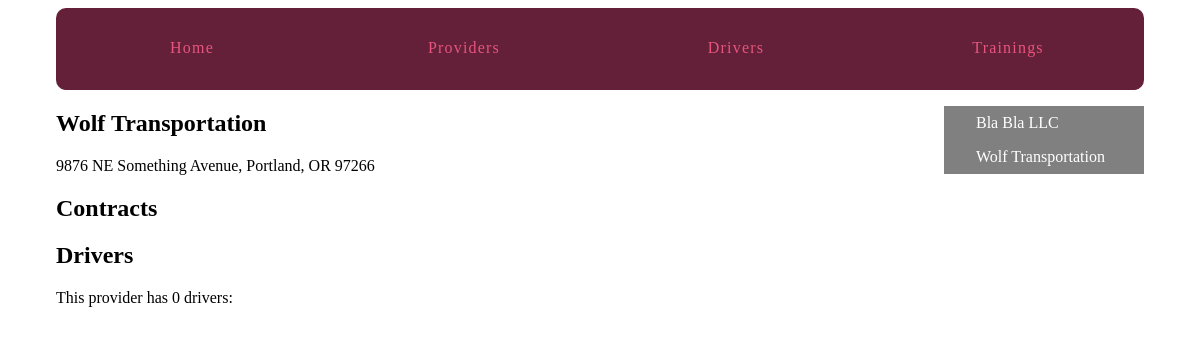
The page /directory/2/ on the database as committed earlier.
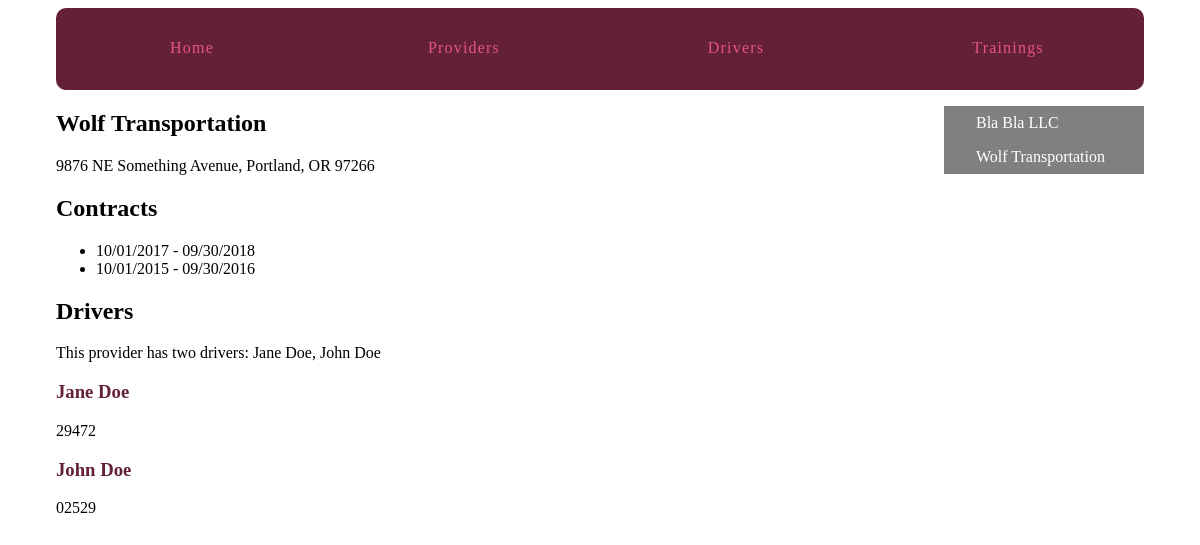
The same page on the database as committed later.
### directory/models.py (models this page shows, shortened)
class Provider(models.Model):
    business_name = models.CharField(max_length=56)
    address = models.CharField(max_length=56)
    phone_number = models.IntegerField()
    business_license = models.CharField(max_length=18)
    notes = models.TextField()
    created_at = models.DateTimeField(auto_now_add=True)

class Contract(models.Model):
    provider = models.ForeignKey(Provider)
    contract = models.FileField(upload_to='provider_contracts')
    start_date = models.DateField()
    end_date = models.DateField()

class Driver(models.Model):
    provider = models.ForeignKey(Provider)
    first_name = models.CharField(max_length=56)
    last_name = models.CharField(max_length=56)
    driver_id = models.CharField(max_length=12)
    birth_date = models.DateField()
    hire_date = models.DateField()
    eligible = models.BooleanField(default=False)
    license = models.CharField(max_length=12)
    notes = models.TextField(blank=True, default='')
    created_at = models.DateTimeField(auto_now_add=True)
    def __str__(self):
        return self.first_name + ' ' + self.last_name
    class Meta:
        ordering = ['first_name', 'last_name', ]

### directory/views.py (the view)
# urls.py: url(r'(?P<pk>\d+)/$', views.provider_detail, name='provider_detail'),
def provider_detail(request, pk):
    provider = get_object_or_404(Provider, pk=pk)
    return render(request, 'directory/provider_detail.html', {'provider': provider})

### directory/templatetags/contract_extras.py (called while the page is built)
@register.inclusion_tag('directory/provider_nav.html')
def nav_providers_list():
    providers = Provider.objects.all()
    return {'providers': providers}

### directory/templates/directory/provider_detail.html (shortened to what this page needs)
{% extends "layout.html" %}
{% load static from staticfiles %}
{% load humanize %}
{% block static %}<link rel="stylesheet" href="{% static 'directory/css/directory.css' %}">{% endblock %}
{% block content %}
<div>
  <article>
    <h1>{{ provider.business_name}}</h1>
    {{ provider.address }}
    <h2>Contracts</h2>
    <ul>
    {% for contract in provider.contract_set.all %}
      <li>{{ contract.start_date|date:"m/d/Y" }} - {{ contract.end_date|date:"m/d/Y" }}</li>
    {% endfor %}
    </ul>
    <section>
    <h2>Drivers</h2>
      <p>This provider has {{ provider.driver_set.count|apnumber }} driver{{ provider.driver_set.count|pluralize }}:
        {{ provider.driver_set.all|join:", " }}</p>
      {% for driver in provider.driver_set.all %}
        <h3>
          <a href="{% url 'directory:driver_detail' provider_pk=driver.provider.pk driver_pk=driver.pk %}">
            {{ driver.first_name }} {{ driver.last_name}}
          </a>
        </h3>
        {{ driver.driver_id }}
      {% endfor %}
    </section>
  </article>
</div>
{% endblock content %}

### templates/layout.html (shortened to what this page needs)
{% load static from staticfiles %}
{% load contract_extras %}
<!doctype html>
<html>
  <head>
    <link rel="stylesheet" href="{% static 'css/styles.css' %}">
    {% block static %}{% endblock %}
  </head>
  <body>
    <div class='site-container'>
      <nav>
        <a href="{% url 'home' %}">Home</a>
        <a href="{% url 'directory:provider_list' %}">Providers</a>
        <a href="{% url 'directory:driver_list' %}">Drivers</a>
        <a href="{% url 'directory:training_nav' %}">Trainings</a>
      </nav>
      <div class="nav_left">
        {% nav_providers_list %}
      </div>
      <div class="page_content">
        {% block content %}{% endblock %}
      </div>
    </div>
  </body>
</html>

### directory/templates/directory/provider_nav.html
{% for provider in providers %}
  <div>
    <a href="{% url 'directory:provider_detail' pk=provider.pk %}">{{ provider.business_name }}</a>
  </div>
{% endfor %}

### static/css/styles.css (style rules this page uses)
html { box-sizing: border-box; }
*, *::after, *::before { box-sizing: inherit; }
.site-container { max-width: 68em; margin-left: auto; margin-right: auto; }
.site-container::after { clear: both; content: ""; display: table; }
.site-container nav { width: 100%; display: table; width: 100%; table-layout: fixed; border-bottom-left-radius: 10px; border-bottom-right-radius: 10px; border-top-left-radius: 10px; border-top-right-radius: 10px; border-bottom-left-radius: 10px; border-top-left-radius: 10px; border-bottom-right-radius: 10px; border-top-right-radius: 10px; background-color: #642039; margin-bottom: 1em; overflow: hidden; }
.site-container nav a { display: table-cell; width: 8.33333%; padding: 10px; border-bottom: 2px solid #642039; color: #e6557e; letter-spacing: 0.075em; line-height: 60px; text-align: center; text-decoration: none; }
article h2 a, article h3 a { color: #642039; text-decoration: none; }
.nav_left { background-color: grey; height: 100%; width: 200px; float: right; overflow-x: hidden; transition: 0.5s; }
.nav_left a { padding: 8px 8px 8px 32px; text-decoration: none; font-size: 16px; color: white; display: block; transition: 0.3s }

Rows that differ between the two databases and show on the page:
shown differently, row unchanged: Provider "Wolf Transportation": driver_set.count|apnumber "0" → "two"; driver_set.all (not shown) → "Jane Doe, John Doe"
added Contract: start_date "10/01/2017", end_date "09/30/2018"
added Contract: start_date "10/01/2015", end_date "09/30/2016"
added Driver: first_name "Jane", last_name "Doe", driver_id "29472"
added Driver: first_name "John", last_name "Doe", driver_id "02529"
